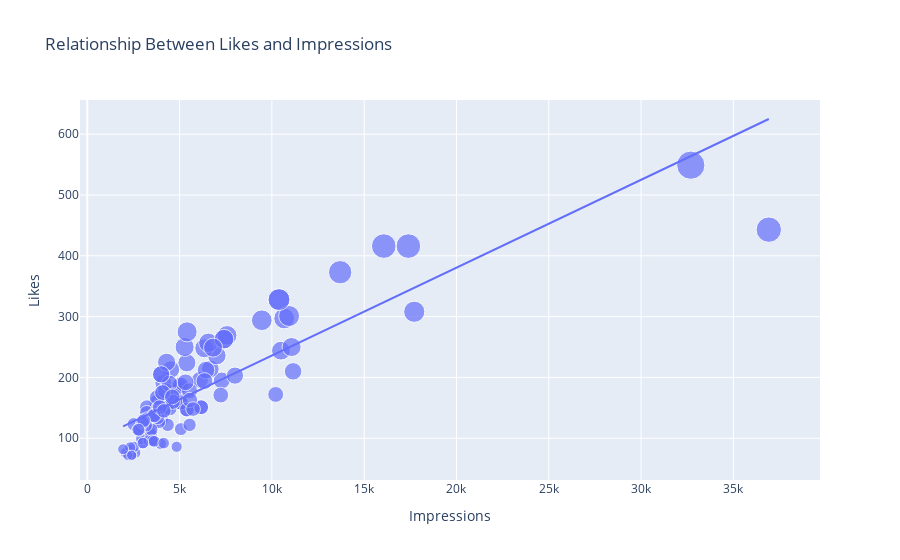

The cell this chart's notebook holds for it:
### Code cell
figure = px.scatter(data_frame = df, x = "Impressions", y = "Likes", size = "Likes", 
                    trendline = "ols", title = "Relationship Between Likes and Impressions")
figure.show()
